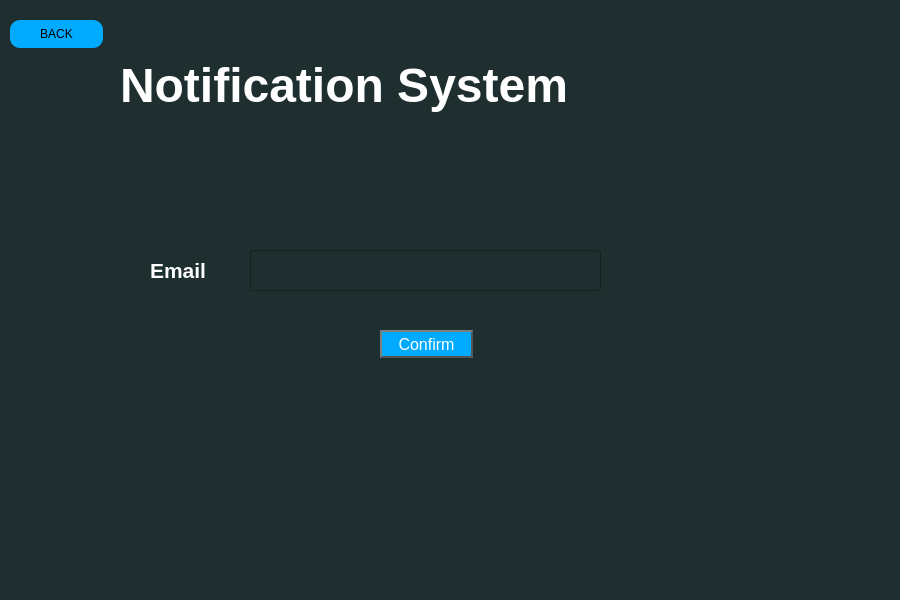
<?xml version="1.0" encoding="UTF-8"?>
<ui version="4.0">
 <class>Dialog</class>
 <widget class="QDialog" name="Dialog">
  <property name="geometry">
   <rect>
    <x>0</x>
    <y>0</y>
    <width>900</width>
    <height>600</height>
   </rect>
  </property>
  <property name="windowTitle">
   <string>Dialog</string>
  </property>
  <widget class="QWidget" name="widget" native="true">
   <property name="geometry">
    <rect>
     <x>0</x>
     <y>0</y>
     <width>900</width>
     <height>600</height>
    </rect>
   </property>
   <property name="styleSheet">
    <string notr="true">background-color: rgb(31, 46, 46);</string>
   </property>
   <widget class="QLabel" name="label">
    <property name="geometry">
     <rect>
      <x>150</x>
      <y>250</y>
      <width>91</width>
      <height>41</height>
     </rect>
    </property>
    <property name="font">
     <font>
      <pointsize>16</pointsize>
      <weight>75</weight>
      <bold>true</bold>
     </font>
    </property>
    <property name="styleSheet">
     <string notr="true">color: rgb(255,255,255);</string>
    </property>
    <property name="text">
     <string>Email</string>
    </property>
   </widget>
   <widget class="QLineEdit" name="emailField">
    <property name="geometry">
     <rect>
      <x>250</x>
      <y>250</y>
      <width>351</width>
      <height>41</height>
     </rect>
    </property>
    <property name="styleSheet">
     <string notr="true">background-color: rgb(195, 195, 195);

QLineEdit {
    border-color: rgb(13, 202, 119);
	border-width:10px;
	border-radius:8px;
}</string>
    </property>
   </widget>
   <widget class="QPushButton" name="confirm">
    <property name="geometry">
     <rect>
      <x>380</x>
      <y>330</y>
      <width>93</width>
      <height>28</height>
     </rect>
    </property>
    <property name="font">
     <font>
      <pointsize>12</pointsize>
     </font>
    </property>
    <property name="styleSheet">
     <string notr="true">QPushButton{
	
	
    border: 2px solid #555;
    border-radius: 20px;
    border-style: outset;
    background-color: rgb(0, 170, 255);
    padding: 5px;
	color:white

}</string>
    </property>
    <property name="text">
     <string>Confirm</string>
    </property>
   </widget>
   <widget class="QLabel" name="label_2">
    <property name="geometry">
     <rect>
      <x>120</x>
      <y>40</y>
      <width>601</width>
      <height>91</height>
     </rect>
    </property>
    <property name="font">
     <font>
      <pointsize>36</pointsize>
      <weight>75</weight>
      <bold>true</bold>
     </font>
    </property>
    <property name="styleSheet">
     <string notr="true">color: rgb(255, 255, 255);</string>
    </property>
    <property name="text">
     <string>Notification System</string>
    </property>
   </widget>
   <widget class="QLabel" name="error">
    <property name="geometry">
     <rect>
      <x>250</x>
      <y>300</y>
      <width>341</width>
      <height>21</height>
     </rect>
    </property>
    <property name="styleSheet">
     <string notr="true"/>
    </property>
    <property name="text">
     <string/>
    </property>
   </widget>
   <widget class="QPushButton" name="back">
    <property name="geometry">
     <rect>
      <x>10</x>
      <y>20</y>
      <width>93</width>
      <height>28</height>
     </rect>
    </property>
    <property name="styleSheet">
     <string notr="true">background-color: rgb(0, 170, 255);
border-radius:10px;</string>
    </property>
    <property name="text">
     <string>BACK</string>
    </property>
   </widget>
  </widget>
 </widget>
 <resources/>
 <connections/>
</ui>
